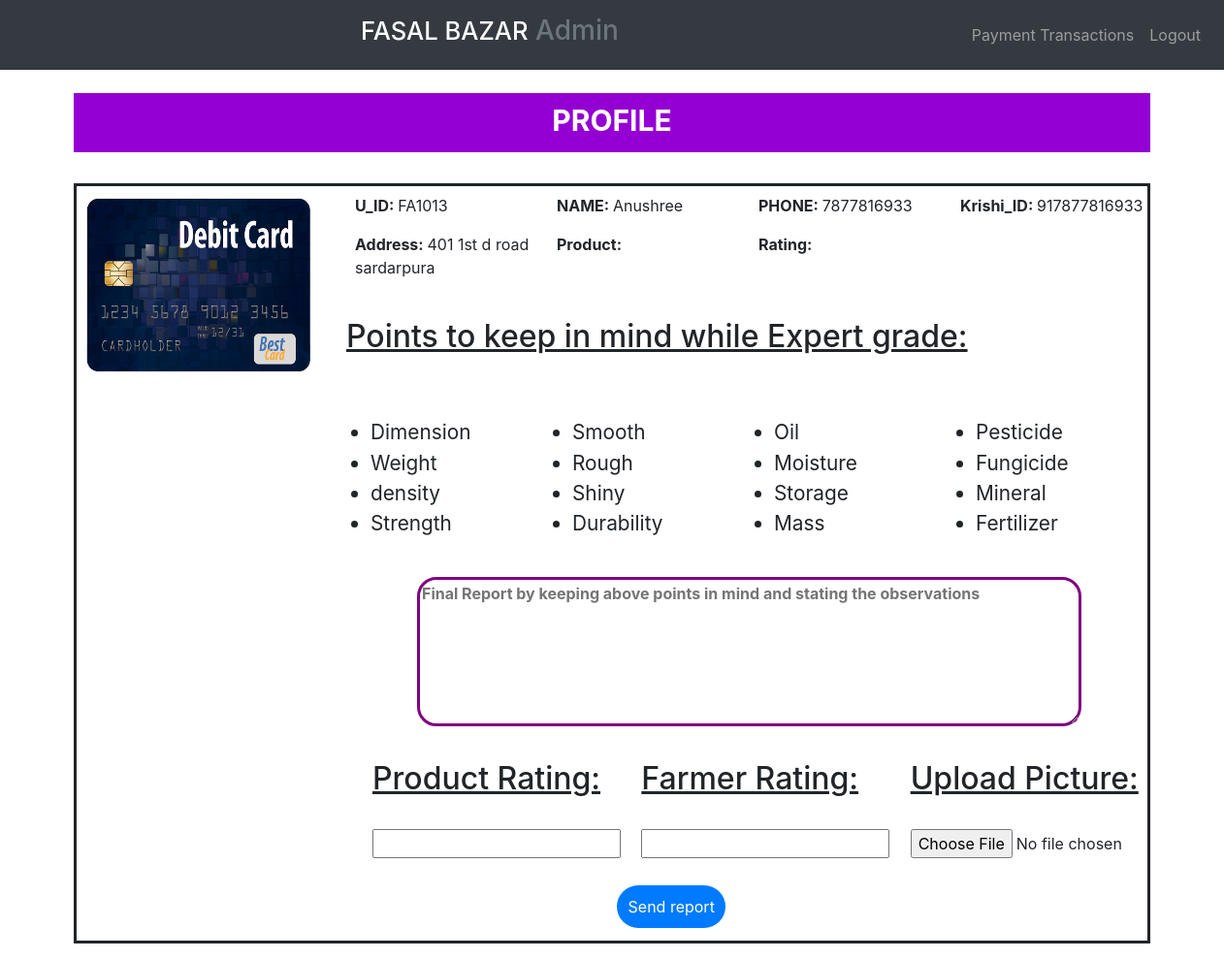
Page /admin/fprofile.php?uid=1013 on the committed database.
### tables this page shows
CREATE TABLE `farmersignup` (
  `uid` int(11) NOT NULL,
  `type` varchar(2) NOT NULL,
  `name` varchar(45) NOT NULL,
  `phone` bigint(12) NOT NULL,
  `krishi_id_no` bigint(12) NOT NULL,
  `krishi_img` varchar(50) NOT NULL,
  `password` varchar(40) NOT NULL,
  `address` varchar(100) NOT NULL,
  `profile_pic` varchar(70) DEFAULT NULL
);

### admin/fprofile.php (the view, shortened to what this page needs)
<!DOCTYPE html>
<html>
<head>
  <link rel='stylesheet' href='https://cdn.jsdelivr.net/npm/bootstrap@4.6.1/dist/css/bootstrap.min.css'>
  <link rel='stylesheet' type='text/css' href='fprofile.css'>
</head>
<body>
<nav class='navbar navbar-expand-sm bg-dark navbar-dark fixed-top navbar-brand-center'>
  	<h1 class='navbar-brand mx-auto' style='font-size:1.6em'>FASAL BAZAR<small class='text-muted h3'> Admin</small></h1>
  <ul class='navbar-nav' id='bottomul'>
  	<li class='nav-item'> <a class='nav-link' href='http://krishi.rf.gd/admin/Admin_payment.php'>Payment Transactions</a> </li>
  	<li class='nav-item'> <a class='nav-link' href='/logout.php'>Logout</a> </li>
  </ul>
</nav>
<div class='container'>
  <div class='detailsr1'>
      <p id='head'>PROFILE</p>
  </div>
<div class='squa'>
 <?php
  include('fn.php');
        $unique=$_GET['uid'];
        $qr1="SELECT * FROM farmersignup WHERE uid=$unique";
        $quer1=mysqli_query($con,$qr1)or die("error insertion in name");
        $row1=mysqli_fetch_array($quer1);
        $name = $row1['name'];
        $phone = $row1['phone'];
        $k_no = $row1['krishi_id_no'];
        $img = $row1['krishi_img'];
        $address = $row1['address'];
        $rating=$_GET['rating'];
        $pname = $_GET['pname'];
    echo
    " <div class='leftitem'>
    <img src='/farmer/$img'>
      </div>
   <div class='row' id='r1'>
        <div class='col-3' id='col1'>
          <p><b>U_ID: </b>FA$unique</p>
        </div>
        <div class='col-3' id='col2'>
          <p><b>NAME: </b>" .$name. "</p>
        </div>
          <div class='col-3' id='col3'>
          <p><b>PHONE: </b>".$phone."</p>
        </div>
        <div class='col-3' id='col4'>
          <p><b>Krishi_ID: </b>".$k_no."</p>
        </div>
        </div>
  <div class='row' id='r2'>
           <div class='col-3' id='col1'>
             <p><b>Address: </b>".$address."</p>
        </div>
        <div class='col-3' id='col2'>
          <p><b>Product: </b>$pname</p>
        </div>
          <div class='col-3' id='col3'>
          <p><b>Rating: </b>$rating</p>
        </div>
  </div>
  ";
?>
  <div class="row" id="r3">
  <div class="col-12"><h2><u>Points to keep in mind while Expert grade:</u></h2></div>
    <div class="col-3">
    <ul class="ul">
      <li>Dimension</li>
      <li>Weight</li>
      <li>density</li>
      <li>Strength</li>
    </ul>
    </div>
    <div class="col-3">
      <ul class="ul">
      <li>Smooth</li>
      <li>Rough</li>
      <li>Shiny</li>
      <li>Durability</li>
    </ul>
    </div>
    <div class="col-3">
      <ul class="ul">
      <li>Oil</li>
      <li>Moisture</li>
      <li>Storage</li>
      <li>Mass</li>
    </ul>
    </div>
    <div class="col-3">
      <ul class="ul">
      <li>Pesticide</li>
      <li>Fungicide</li>
      <li>Mineral</li>
      <li>Fertilizer</li>
    </ul>
    </div></div>
  <center>
    <form method="post" enctype="multipart/form-data">
    <div class="col-4">
    <textarea class="textarea" id="ta" rows="6" cols="60" name="textar" placeholder="Final Report by keeping above points in mind and stating the observations"></textarea>
</div>
</div>
<div class="row" id="r5">
  <div class="col-4">
    <h2><u>Product Rating:</u></h2><br>
    <input type="text" name="u1" id="u1" required>
  </div>
<div class="col-4">
  <h2><u>Farmer Rating:</u></h2><br>
  <input type="text" name="u2" id="u2" required>
</div>
<div class="col-4">
  <h2><u>Upload Picture:</u></h2><br>
  <input type="file" name="u3" required>
</div>
</div>
<div class="row" id="r6">
  <button type="submit" class='btn-primary' style='border:none;text-decoration: none;' value='$id' name='sb'>Send report</button>
</div>
</div>
</body>
</html>

### admin/fprofile.css (style rules this page uses)
.detailsr1 { display: flex; position: relative; top:6em; background-color:darkviolet; align-items: center; justify-content: center; }
#head { position: relative; font-size:30px; font-weight: bolder; color: white; top:0.2em; }
.squa { position: relative; top:8em; }
.leftitem>img { height:13em; width:15.6em; }
.row { float: right; bottom:16em; width: 52em; position: relative; }
.col-3 { width:10em; padding:0; position: relative; top:3.5em; }
.squa { height:49em; border: 0.2em solid ; }
#r3 { position: relative; bottom:11em; left:-1.5em; }
.leftitem { width:15.8em; }
.ul { font-size:1.3em; }
textarea { position: relative; top:-6em; left:-3.5em; border:0.2em solid purple; border-radius:20px; font-weight: bolder; }
#r5 { position: relative; top:-3.8em; display: flex; }
#r6 { position: relative; top:-2em; display: flex; justify-content: center; right:5.8em; }
button { padding: 10px; border-radius:25px; width:7em; border: none; }
form { width:60em; }

### rows in the picture
farmersignup: krishi_img (picture), name "Anushree", phone "7877816933", krishi_id_no "917877816933", address "401 1st d road sardarpura"

### other values in the picture
$unique "1013"
